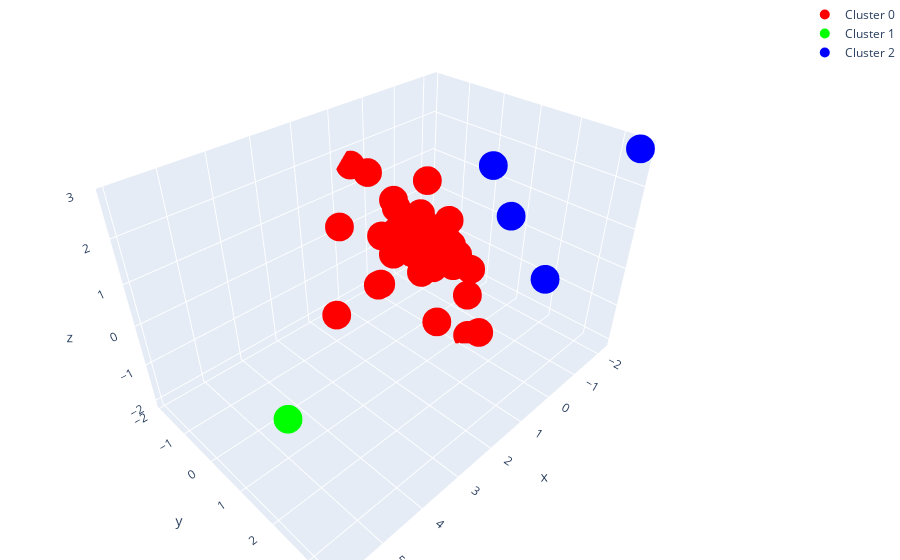

This figure's notebook cell:
### Code cell
# Gunakan Dimensionality Reduction dengan PCA untuk mempermudah melakukan visualisasi

pca = PCA(n_components = 3)
df_pca_3 = pd.DataFrame(pca.fit_transform(df_birch.iloc[:,:-1]),
                      columns = ['PC1', 'PC2', 'PC3'],
                      index = df_birch.index)

df_pca_3 = pd.concat([df_pca_3, df_birch.cluster], axis = 1)
# df_pca1.head()

# membuat visualisasi 3D untuk setiap klaster
# klaster 1
Cluster0= go.Scatter3d(
        x=df_pca_3[df_pca_3['cluster']==0]['PC1'],
        y=df_pca_3[df_pca_3['cluster']==0]['PC2'],
        z=df_pca_3[df_pca_3['cluster']==0]['PC3'],
        mode="markers",
        marker=dict(
                    size=10,
                    color="rgb(255,0,0)",
        ),
        name="Cluster 0"
)

#klaster 2
Cluster1= go.Scatter3d(
        x=df_pca_3[df_pca_3['cluster']==1]['PC1'],
        y=df_pca_3[df_pca_3['cluster']==1]['PC2'],
        z=df_pca_3[df_pca_3['cluster']==1]['PC3'],
        mode="markers",
        marker=dict(
                    size=10,
                    color="rgb(0,255,0)",
        ),
        name="Cluster 1"
)

# klaster 3
Cluster2= go.Scatter3d(
        x=df_pca_3[df_pca_3['cluster']==2]['PC1'],
        y=df_pca_3[df_pca_3['cluster']==2]['PC2'],
        z=df_pca_3[df_pca_3['cluster']==2]['PC3'],
        mode="markers",
        marker=dict(
                    size=10,
                    color="rgb(0,0,255)",
        ),
        name="Cluster 2"
)
data_plot_km=[Cluster0,Cluster1,Cluster2]

# membuat plot
layout = go.Layout(
    margin=dict(l=0, r=0, b=0, t=0))

fig=go.Figure(data = data_plot_km, layout = layout)
iplot(fig)

### Figure 1 — Plotly figure (JSON) as saved in the notebook; plotly's stock layout.template omitted (floating-point values rounded to 4 significant figures)
{"data": [{"marker": {"color": "rgb(255,0,0)", "size": 10}, "mode": "markers", "name": "Cluster 0", "type": "scatter3d", "x": [-0.1326, -0.2715, -0.2167, -0.391, -0.7063, 0.01298, 1.4, -0.7324, -0.401, 0.05183, -0.1672, 2.877, 1.671, -0.4657, 0.3676, -0.2059, -0.6818, 0.2566, -0.9119, -0.0126, -0.1092, -0.03357, -1.312, -0.2704, -0.5547, 0.6071, 1.523, 0.8172, 0.1496, -0.2798, -0.7422, 0.18, -0.9276, -0.8611, 0.5914, 0.09527, -0.4539, -0.01769, -1.105, 0.1049], "y": [-0.1807, -0.4152, 1.172, -0.5164, -0.06735, -0.4726, -0.1049, -0.01697, 0.007163, -0.3406, 1.52, 0.1219, -1.095, -0.302, 0.6882, -0.1108, 0.1338, -0.7616, 0.1437, -0.7248, -1.217, 0.1591, -0.164, -0.6111, -0.7584, -0.5041, -0.05238, -0.6685, -0.03535, -0.5528, 0.6704, -0.4286, 0.02318, -0.5945, -1.9, -0.3761, -0.4824, -1.033, 0.4321, -1.859], "z": [-0.6615, -0.4978, -2.046, -0.1687, -0.0821, -0.1106, -0.3724, 0.41, 0.3548, -0.2379, -1.723, -0.2954, 0.7885, 0.01372, -1.58, -0.4466, -0.1666, 0.2058, -0.5767, 0.2841, 0.7154, -0.5009, -0.8756, 0.08162, 0.3615, -0.1362, -0.3152, 0.375, -0.6362, 0.1917, -1.395, -0.09109, -0.9337, -0.4818, 1.62, -0.2826, 1.364, 0.6138, -0.9285, 1.279]}, {"marker": {"color": "rgb(0,255,0)", "size": 10}, "mode": "markers", "name": "Cluster 1", "type": "scatter3d", "x": [5.87], "y": [2.525], "z": [0.7075]}, {"marker": {"color": "rgb(0,0,255)", "size": 10}, "mode": "markers", "name": "Cluster 2", "type": "scatter3d", "x": [-0.5919, -2.17, -0.8681, -0.9831], "y": [2.775, 3.483, 0.9922, 1.5], "z": [0.1985, 2.851, 2.094, 1.033]}], "layout": {"margin": {"b": 0, "l": 0, "r": 0, "t": 0}}}
